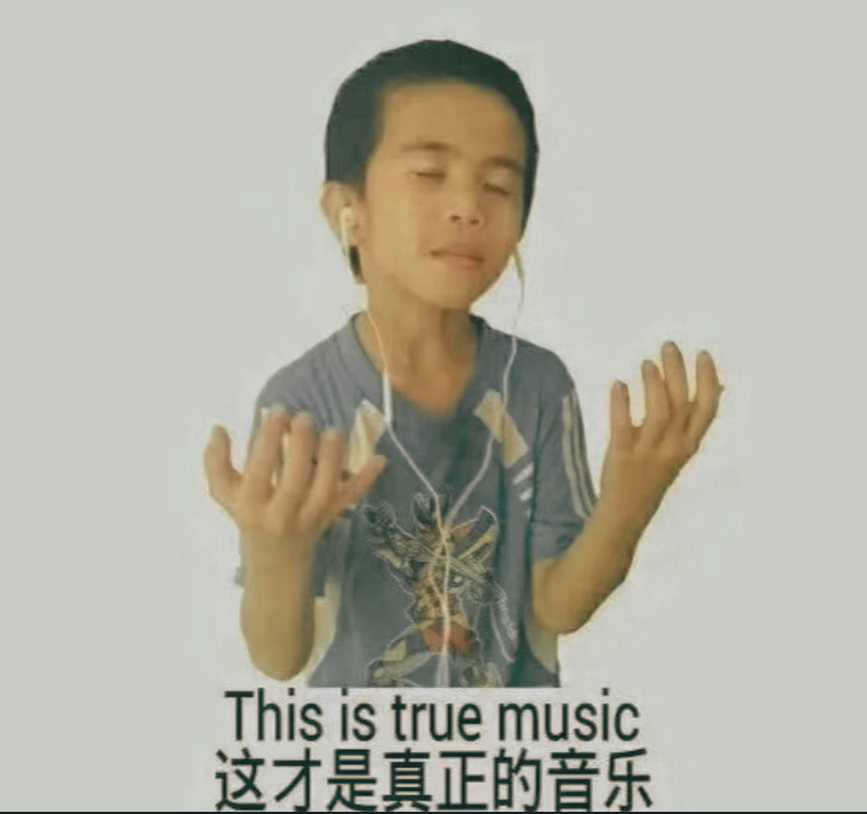
#> input picture Image Processing and Computer Vision/image.png, 867 x 814 px, shrunk from 1161 x 1089 before the run
$ jupyter execute fft.ipynb
#> lines starting #> are read from the running program, lines starting #| are printed output that depends on the picture; after the words box and inside, x2 and y2 are one past the last pixel; in counts of white or black regions, pixels touching at a corner belong together
[cell 1]
import cv2
import numpy as np
import matplotlib.pyplot as plt

img = cv2.imread('image.png', cv2.IMREAD_GRAYSCALE)
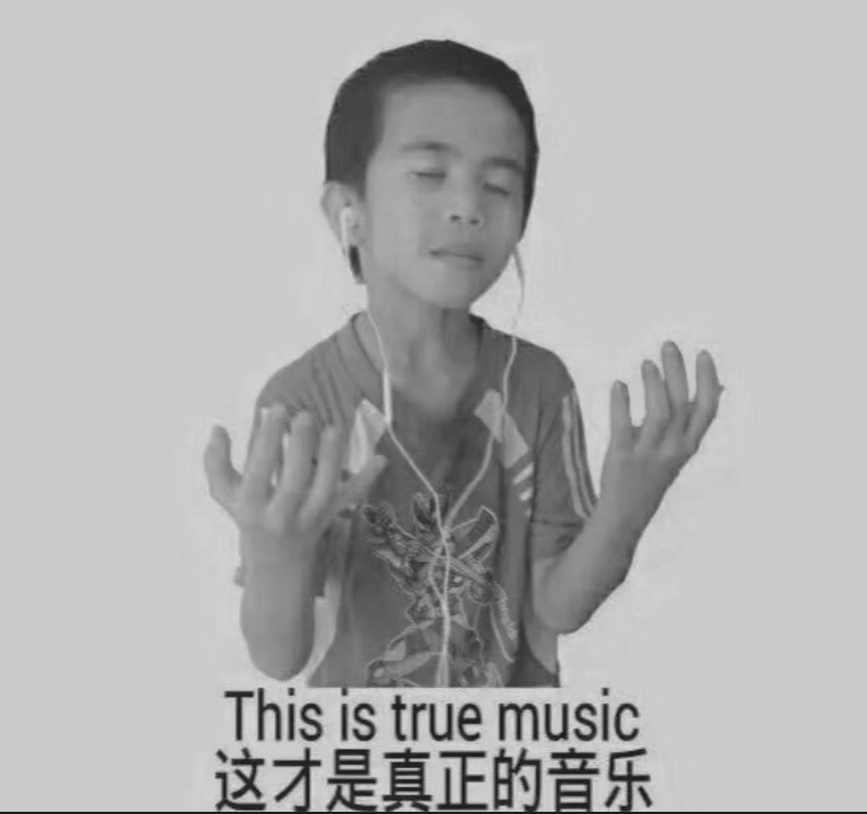
#> img: shape (814, 867); min 14, max 222, mean 176.2

f_transform = np.fft.fft2(img)

f_shift = np.fft.fftshift(f_transform)

magnitude_spectrum = 20 * np.log(np.abs(f_shift) + 1)
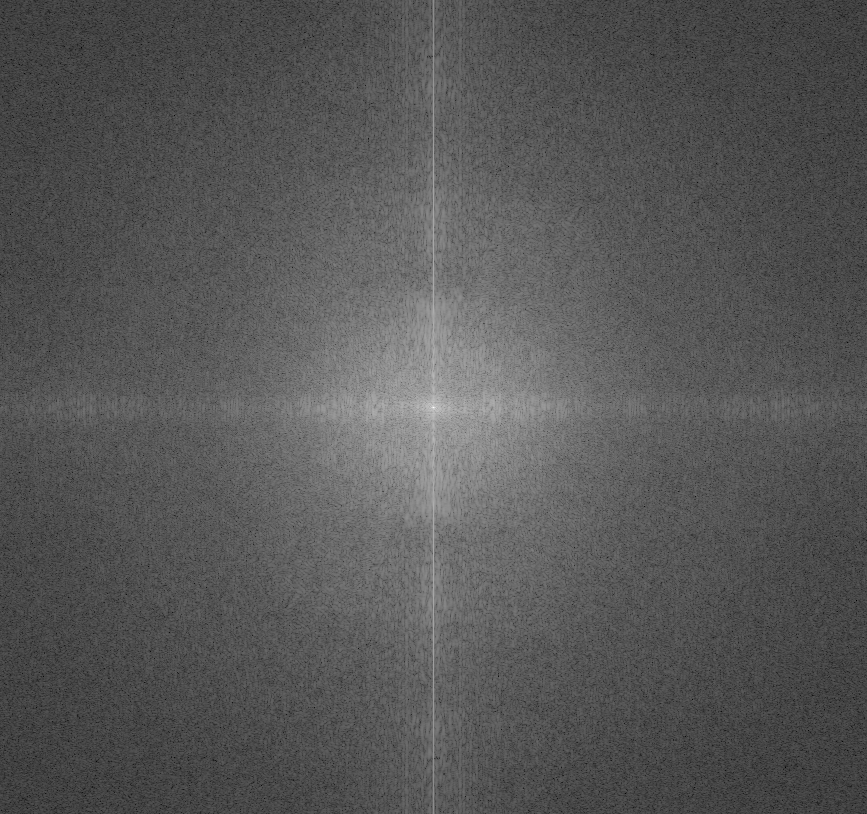
#> magnitude_spectrum: shape (814, 867) float64; min 9.4, max 372.8, mean 133.6; drawn with min black and max white

rows, cols = img.shape
#> rows = 814; cols = 867
crow, ccol = rows // 2, cols // 2
#> crow = 407; ccol = 433
D0 = 30
mask = np.zeros((rows, cols), np.uint8)
cv2.circle(mask, (ccol, crow), D0, 1, -1)
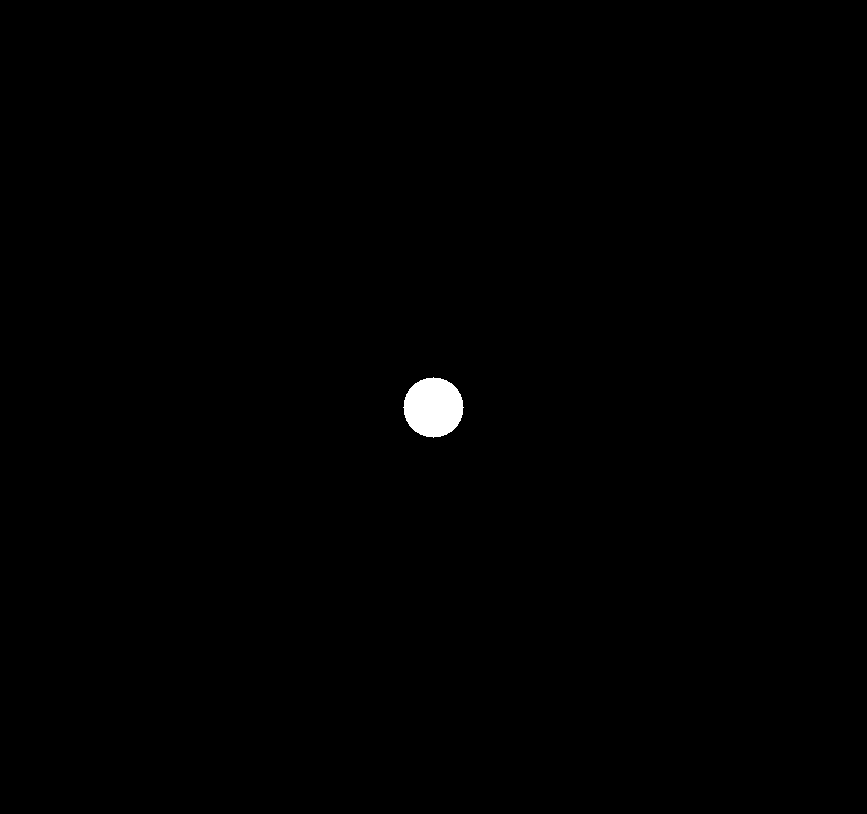
#> mask: shape (814, 867); values 0 (black) and 1 (white), 0.4% white; 1 white region, box (x1, y1, x2, y2) and area: (403, 377, 464, 438) 2821

f_shift_filtered = f_shift * mask

f_ishift = np.fft.ifftshift(f_shift_filtered)
img_back = np.fft.ifft2(f_ishift)
img_back = np.abs(img_back)
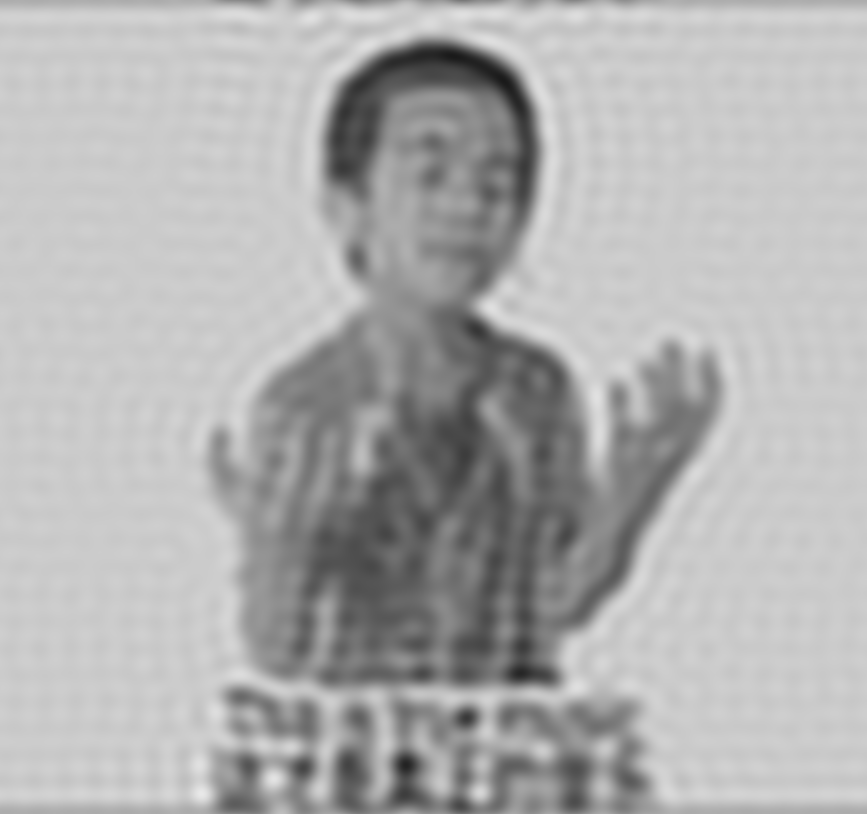
#> img_back: shape (814, 867) float64; min 26.19, max 232.7, mean 176.2

plt.figure(figsize=(10, 8))

plt.subplot(2, 2, 1)
plt.imshow(img, cmap='gray')
plt.title('1. Citra Asli (Domain Spasial)')
plt.axis('off')

plt.subplot(2, 2, 2)
plt.imshow(magnitude_spectrum, cmap='gray')
plt.title('2. Spektrum Frekuensi (FFT Shift)')
plt.axis('off')

plt.subplot(2, 2, 3)
plt.imshow(mask * 255, cmap='gray')
plt.title(f'3. Masker LPF (Cutoff D0 = {D0})')
plt.axis('off')

plt.subplot(2, 2, 4)
plt.imshow(img_back, cmap='gray')
plt.title('4. Hasil Akhir (Inverse FFT / Blurring)')
plt.axis('off')

plt.tight_layout()
plt.show()
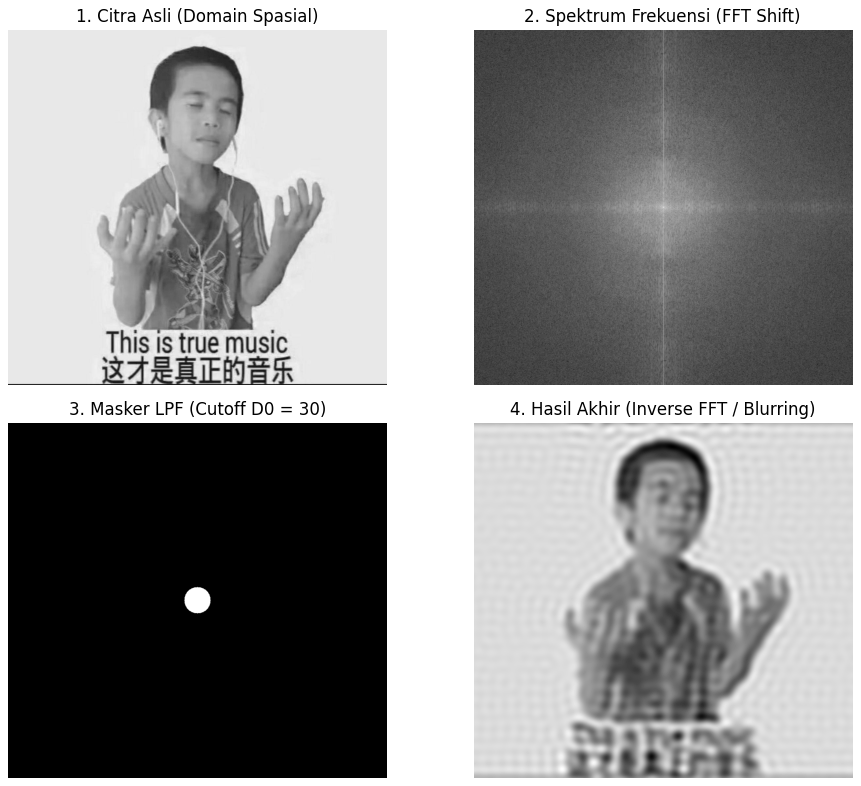
#> figure drawn by matplotlib, 4 panels
